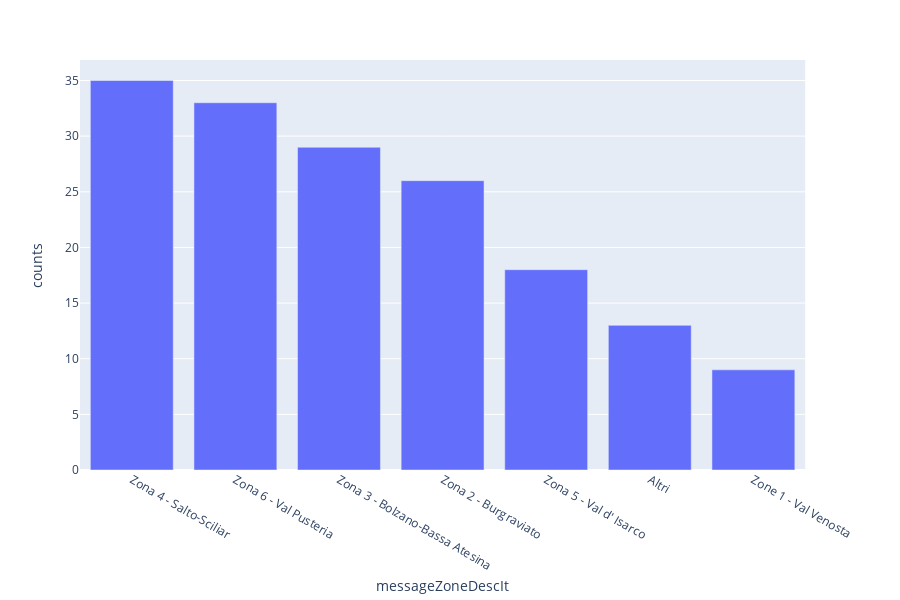

Notebook code for this chart:
### Code cell
# messageGradDescDe
field = "messageZoneDescIt"

agg = df.groupby([field]).size().reset_index(name='counts').sort_values(by='counts', ascending=False)

fig = px.bar(agg, x=field, y='counts')
fig.show()

### Figure 1 — Plotly figure (JSON) as saved in the notebook; plotly's stock layout.template omitted (floating-point values rounded to 4 significant figures)
{"data": [{"alignmentgroup": "True", "hoverlabel": {"namelength": 0}, "hovertemplate": "messageZoneDescIt=%{x}<br>counts=%{y}", "legendgroup": "", "marker": {"color": "#636efa"}, "name": "", "offsetgroup": "", "orientation": "v", "showlegend": false, "textposition": "auto", "type": "bar", "x": ["Zona 4 - Salto-Sciliar", "Zona 6 - Val Pusteria", "Zona 3 - Bolzano-Bassa Atesina", "Zona 2 - Burgraviato", "Zona 5 - Val d' Isarco", "Altri", "Zone 1 - Val Venosta"], "xaxis": "x", "y": [35, 33, 29, 26, 18, 13, 9], "yaxis": "y"}], "layout": {"barmode": "relative", "height": 600, "legend": {"tracegroupgap": 0}, "margin": {"t": 60}, "xaxis": {"anchor": "y", "domain": [0, 0.98], "title": {"text": "messageZoneDescIt"}}, "yaxis": {"anchor": "x", "domain": [0, 1], "title": {"text": "counts"}}}}
